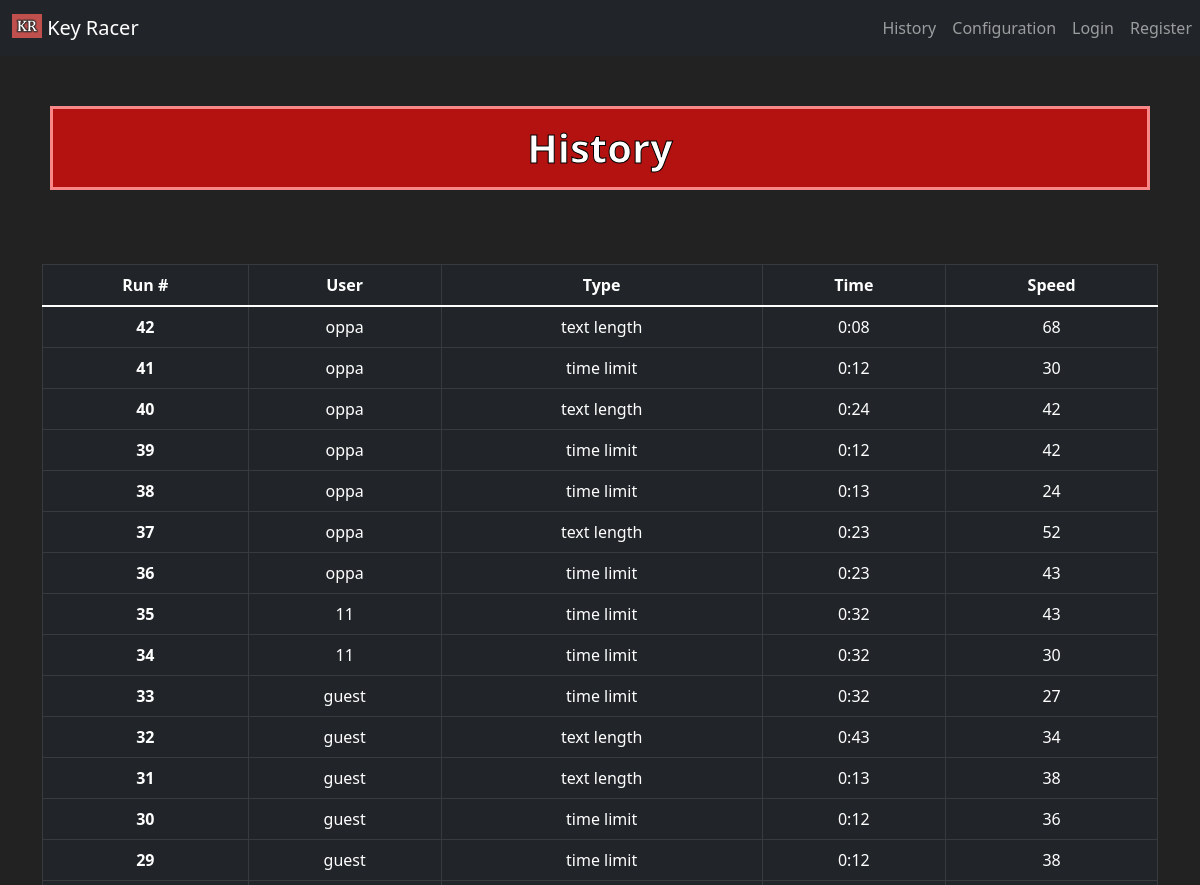
Before: /history (upper part) with the older database file.
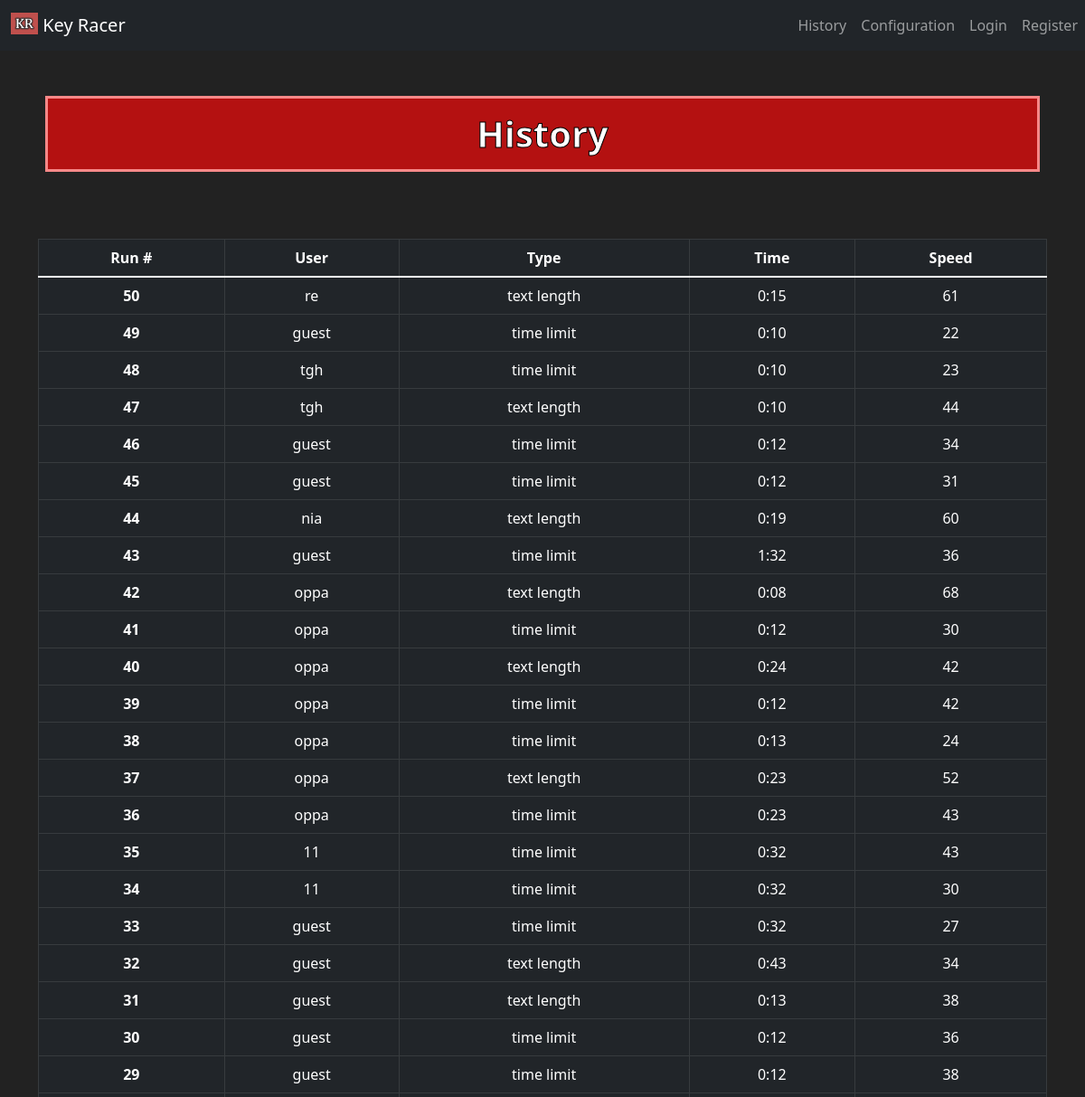
After: the same page with the newer database file.
### tables this page shows
CREATE TABLE runs (id INTEGER PRIMARY KEY AUTOINCREMENT NOT NULL, minutes INTEGER, seconds INTEGER, speed INTEGER, configuration TEXT NOT NULL, user TEXT);

### app.py (the view)
@app.route("/history", methods=["GET"])
def history():
    runs = []
    user = ""
    username = ""
    with sqlite3.connect('typer.db') as con:
        cur = con.cursor()
        if 'user_id' in session:
            usernames = cur.execute('SELECT username FROM users WHERE id = ?', (session['user_id'], ))
            for usernam in usernames:
                username = usernam[0]
            user = "user"
        else:
            user = "guest"
        runs = cur.execute('SELECT * FROM runs')
        con.commit()
        return render_template("history.html", user=user, runs=runs, username=username)

### templates/history.html (shortened to what this page needs)
{% extends "layout.html" %}
{% block content %}
    <h1>History</h1>
    <br>
    <div class="container">
        <div class="col align-self-center">
            <table class="text-center table table-dark table-hover talbe-striped table-bordered" id="original">
                <thead>
                    <th scope="col">Run #</th>
                    <th scope="col">User</th>
                    <th scope="col">Type</th>
                    <th scope="col">Time</th>
                    <th scope="col">Speed</th>
                </thead>
                <tbody id="story" class="table-group-divider">
                    {% for run in runs | reverse %}
                        <tr id="run{{ run[0] }}">
                            <th scope="row">{{ run[0] }}</th>
                            <td>{{ run[5] }}</td>
                            <td>{{ run[4] }}</td>
                            {% if run[2] < 10 %}
                            <td>{{ run[1] }}:0{{ run[2] }}</td>
                            {% else %}
                            <td>{{ run[1] }}:{{ run[2] }}</td>
                            {% endif %}
                            <td>{{ run[3] }}</td>
                        </tr>
                    {% endfor %}
                </tbody>
            </table>
        </div>
    </div>
{% endblock %}

### templates/layout.html (shortened to what this page needs)
<!DOCTYPE html>
<html lang="en">
<head>
    <link href="https://cdn.jsdelivr.net/npm/bootstrap@5.1.3/dist/css/bootstrap.min.css" rel="stylesheet">
    <link rel="stylesheet" href="/static/styles.css">
</head>
    <body style="background-color:rgb(18,18,18,.93); color:white;">
        <nav class="navbar navbar-expand-lg navbar-dark bg-dark">
            <div class="container-fluid">
                <a class="navbar-brand" href="/">
                    <img src="/static/logo1.PNG" alt="" width="30" height="24" class="d-inline-block align-text-top">
                    Key Racer
                </a>
            </div>
            <div class="collapse navbar-collapse" id="navbarNav">
                <div class="navbar-nav">
                        <a class="nav-link" aria-current="page" href="/history">History</a>
                        <a class="nav-link" aria-current="page" href="/">Configuration</a>
                        {% if user == "user" %}
                            <a class="nav-link" aria-current="page" href="/logout">Logout</a>
                        {% else %}
                            <a class="nav-link" aria-current="page" href="/login">Login</a>
                            <a class="nav-link" aria-current="page" href="/register">Register</a>
                        {% endif %}
                </div>
            </div>
        </nav>
        {% block content %}{% endblock %}
    </body>
</html>

### static/styles.css (style rules this page uses)
h1 { color: white; -webkit-text-stroke-width: 1px; -webkit-text-stroke-color: black; text-align: center; border: 3px solid rgb(248, 136, 136); background-color: rgb(180, 17, 17); margin-top: 30px; margin: 50px; padding: 15px; font-weight: bold; }

Changed rows visible on the page:
added runs: id "50", user "re", configuration "text length", minutes "0", seconds "15", speed "61"
added runs: id "49", user "guest", configuration "time limit", minutes "0", seconds "10", speed "22"
added runs: id "48", user "tgh", configuration "time limit", minutes "0", seconds "10", speed "23"
added runs: id "47", user "tgh", configuration "text length", minutes "0", seconds "10", speed "44"
added runs: id "46", user "guest", configuration "time limit", minutes "0", seconds "12", speed "34"
added runs: id "45", user "guest", configuration "time limit", minutes "0", seconds "12", speed "31"
added runs: id "44", user "nia", configuration "text length", minutes "0", seconds "19", speed "60"
added runs: id "43", user "guest", configuration "time limit", minutes "1", seconds "32", speed "36"
